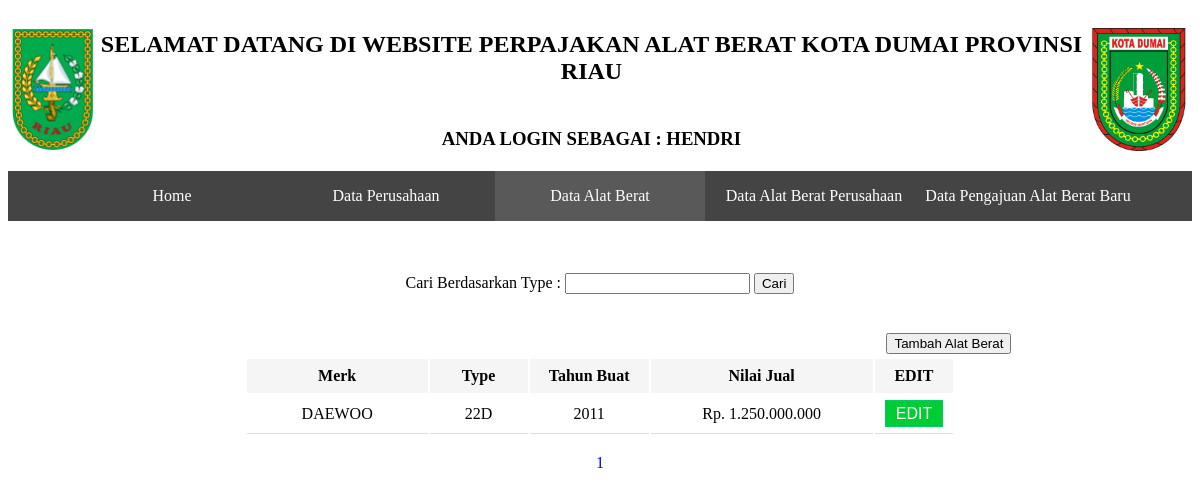
Page /dab.php (signed in) on the committed database.
### tables this page shows
CREATE TABLE `merkalat` (
  `kodeMerk` varchar(3) NOT NULL,
  `merk` varchar(50) NOT NULL
);

CREATE TABLE `typealat` (
  `kodeType` varchar(13) NOT NULL,
  `kodeMerk` varchar(3) NOT NULL,
  `type` varchar(12) NOT NULL,
  `indexJenis` int(11) NOT NULL
);

CREATE TABLE `alatberat` (
  `kodeAB` varchar(15) NOT NULL,
  `kodeType` varchar(13) NOT NULL,
  `tahun` varchar(4) NOT NULL,
  `njkb` bigint(13) NOT NULL
);

### dab.php (the view, shortened to what this page needs)
<!DOCTYPE html PUBLIC "-//W3C//DTD XHTML 1.0 Transitional//EN" "http://www.w3.org/TR/xhtml1/DTD/xhtml1-transitional.dtd">
<html xmlns="http://www.w3.org/1999/xhtml">
<head>
<link rel="stylesheet" href="css/style.css" />
</head>
<body>
<?php
$namaSes = $_SESSION['nama'];
$hakAkses = $_SESSION['hakAkses'];
		include("configDB.php");
$query = "select * from alatberat";
?>
<center>
<table border="0" align="center" width="100%">
<tr>
<td rowspan="2" align="right"><img src="images/logoRiau.png" height="123,5" width="83,75" /></td>
<td align="center"><h2>SELAMAT DATANG DI WEBSITE PERPAJAKAN ALAT BERAT KOTA DUMAI PROVINSI RIAU</h2></td>
<td rowspan="2"><img src="images/logoDumai.png" height="123,5" width="100" /></td>
</tr>
<tr>
<td align="center"><h3>ANDA LOGIN SEBAGAI : <?php echo $namaSes; ?></h3></td>
</tr>
</table>
<?php if($hakAkses == "Admin"){ ?>
<header>
	    <div class="nav">
      <ul>
        <li class="home"><a href="home.php">Home</a></li>
        <li class="karyawan"><a href="karyawan.php">Data Karyawan</a></li>
        <li class="daus"><a href="daus.php">Data Perusahaan</a></li>
        <li class="dab"><a class="active" href="#">Data Alat Berat</a></li>
        <li class="dabus"><a href="dabus.php">Data Alat Berat Perusahaan</a></li>
        <li class="dapeng"><a href="dapeng.php">Data Pengajuan Alat Berat Baru</a></li>
       	</ul>
    </div>
  </header>
  <br /><br />
	</p>
    <form action="dab.php" id="search" method="post">
<label> Cari Berdasarkan Type : </label>
<input type="text" name="cari" autocomplete="off">
<input type="submit" value="Cari">
</form>
<br /><br />
    <table border="0" width="70%"><tr><td align="right" > <input type="button" name="tambah" id="tambah" onclick="window.location.href='dabtambah.php'" value="Tambah Alat Berat" /></td></tr></table>
    <table border="0" width="60%" class="cantik">
    <tr align="center">
    <th width="22,5%"><b>Merk</b></th>
    <th width="22,5%"><b>Type</b></th>
    <th width="22,5%"><b>Tahun Buat</b></th>
    <th width="22,5%"><b>Nilai Jual</b></th>
    <th width="5%">EDIT</th>
    <th width="5%">HAPUS</th>
    </tr>
    <?php
	$halaman = 5;
	$page = isset($_GET['halaman'])? (int)$_GET["halaman"]: 1;
	$mulai = ($page>1)?($page * $halaman) - $halaman : 0;
	$result = mysqli_query($conn, "select * from alatberat");
	$total = mysqli_num_rows($result);
	if(isset($_POST['cari'])){
		$cari = $_POST['cari'];
		$query = mysqli_query($conn, "select merkalat.*, typealat.*, alatberat.* from merkalat, typealat, alatberat where (merkalat.kodeMerk = typealat.kodeMerk and typealat.kodeType = alatberat.kodeType) AND (typealat.type like '%".$cari."%') LIMIT $mulai, $halaman");
	$result = mysqli_query($conn, "select merkalat.*, typealat.*, alatberat.* from merkalat, typealat, alatberat where (merkalat.kodeMerk = typealat.kodeMerk and typealat.kodeType = alatberat.kodeType) AND (typealat.type like '%".$cari."%')");
	$total = mysqli_num_rows($result);
	}
	else{
	$query = mysqli_query($conn, "select merkalat.*, typealat.*, alatberat.* from merkalat, typealat, alatberat where merkalat.kodeMerk = typealat.kodeMerk AND typealat.kodeType = alatberat.kodeType LIMIT $mulai, $halaman");
	}
	$pages = ceil($total/$halaman);
	while($row1 = mysqli_fetch_array($query)){
	$njkb = "Rp. " . number_format ($row1['njkb'],0,',','.');
	echo "<tr align = 'center'>";
	echo "<td>" . $row1['merk'] . "</td>";
	echo "<td>" . $row1['type'] .  "</td>";
	echo "<td>" . $row1['tahun'] . "</td>";
	echo "<td>" . $njkb . "</td>";
	echo "<td><a href=\"dabedit.php?kodeAB=$row1[kodeAB]\" class=\"tombol\">EDIT</a></td>";
	echo "<td><a href=\"dabhapus.php?kodeAB=$row1[kodeAB]\" onClick=\"return confirm('Apakah yakin data ini akan di hapus?')\" class=\"tombol1\" >HAPUS</td>";
	echo "</tr>";
	}
	 ?>
    </table>
    <br />
<?php
for ($i = 1;$i<=$pages;$i++){ ?>
    <a href="?halaman=<?php echo $i; ?>"  style="text-decoration:none"> <?php echo $i;?> </a>
<?php
}
}
else if($hakAkses == "Operator"){
?>
<header>
	    <div class="nav">
      <ul>
        <li class="home"><a href="home.php">Home</a></li>
        <li class="daus"><a href="daus.php">Data Perusahaan</a></li>
        <li class="dab"><a class="active" href="#">Data Alat Berat</a></li>
        <li class="dabus"><a href="dabus.php">Data Alat Berat Perusahaan</a></li>
        <li class="dapeng"><a href="dapeng.php">Data Pengajuan Alat Berat Baru</a></li>
       	</ul>
    </div>
  </header>
  <br /><br />
    <form action="dab.php" id="search" method="post">
<label> Cari Berdasarkan Type : </label>
<input type="text" name="cari" autocomplete="off">
<input type="submit" value="Cari">
</form>
<br /><br />
    <table border="0" width="70%"><tr><td align="right"> <input type="button" name="tambah" id="tambah" onclick="window.location.href='dabtambah.php'" value="Tambah Alat Berat" /></td></tr></table>
    <table border="0" width="60%" class="cantik">
    <tr align="center">
    <th width="23,75%"><b>Merk</b></th>
    <th width="23,75%"><b>Type</b></th>
    <th width="23,75%"><b>Tahun Buat</b></th>
    <th width="23,75%"><b>Nilai Jual</b></th>
    <th width="5%">EDIT</th>
    </tr>
    <?php
	$halaman = 5;
	$page = isset($_GET['halaman'])? (int)$_GET["halaman"]: 1;
	$mulai = ($page>1)?($page * $halaman) - $halaman : 0;
	$result = mysqli_query($conn, "select * from alatberat");
	$total = mysqli_num_rows($result);
	if(isset($_POST['cari'])){
		$cari = $_POST['cari'];
		$query = mysqli_query($conn, "select merkalat.*, typealat.*, alatberat.* from merkalat, typealat, alatberat where (merkalat.kodeMerk = typealat.kodeMerk and typealat.kodeType = alatberat.kodeType) AND (typealat.type like '%".$cari."%') LIMIT $mulai, $halaman");
	$result = mysqli_query($conn, "select merkalat.*, typealat.*, alatberat.* from merkalat, typealat, alatberat where (merkalat.kodeMerk = typealat.kodeMerk and typealat.kodeType = alatberat.kodeType) AND (typealat.type like '%".$cari."%')");
	$total = mysqli_num_rows($result);
	}
	else{
	$query = mysqli_query($conn, "select merkalat.*, typealat.*, alatberat.* from merkalat, typealat, alatberat where merkalat.kodeMerk = typealat.kodeMerk AND typealat.kodeType = alatberat.kodeType LIMIT $mulai, $halaman");
	}
	$pages = ceil($total/$halaman);
	while($row1 = mysqli_fetch_array($query)){
	$njkb = "Rp. " . number_format ($row1['njkb'],0,',','.');
	echo "<tr align = 'center'>";
	echo "<td>" . $row1['merk'] . "</td>";
	echo "<td>" . $row1['type'] .  "</td>";
	echo "<td>" . $row1['tahun'] . "</td>";
	echo "<td>" . $njkb . "</td>";
	echo "<td><a href=\"dabedit.php?kodeAB=$row1[kodeAB]\" class=\"tombol\">EDIT</a></td>";
	echo "</tr>";
	}
	 ?>
    </table>
    <br />
<?php
for ($i = 1;$i<=$pages;$i++){ ?>
    <a href="?halaman=<?php echo $i; ?>" style="text-decoration:none"> <?php echo $i;?> </a>
<?php }} ?>
</center>
</body>
</html>

### css/style.css (style rules this page uses)
.nav ul { list-style: none; background-color: #444; text-align: center; padding: 0; margin: 0; }
.nav li { font-size: 9px; line-height: 40px; height: 20px; border-bottom: 1px solid #888; }
.nav a { text-decoration: none; color: #fff; display: block; transition: .3s background-color; }
.nav a.active { background-color: #595959; color: #fff; cursor: default; }
@media screen and (min-width: 500px) { .nav li { width: 210px; border-bottom: none; height: 50px; line-height: 50px; font-size: 1em; } }
@media screen and (min-width: 500px) { .nav li { display: inline-block; margin-right: 0px; } }
.cantik { border-collapse = collapse; }
.cantik tr, .cantik td { border-bottom: 1px solid #ddd; padding: 10px; }
.cantik th { background-color: #f5f5f5; padding: 8px; }
.tombol { background:#0C3; color:white; border-top:1px solid #0C6; border-left:1px solid #0C6; border-right:1px solid #0C6; border-bottom:1px solid #0C6; padding:4px 10px; text-decoration:none; font-family:sans-serif }

### rows in the picture
merkalat: merk "DAEWOO", typealat.type "22D", alatberat.tahun "2011", alatberat.njkb "Rp. 1.250.000.000"

### other values in the picture
$namaSes "HENDRI"
